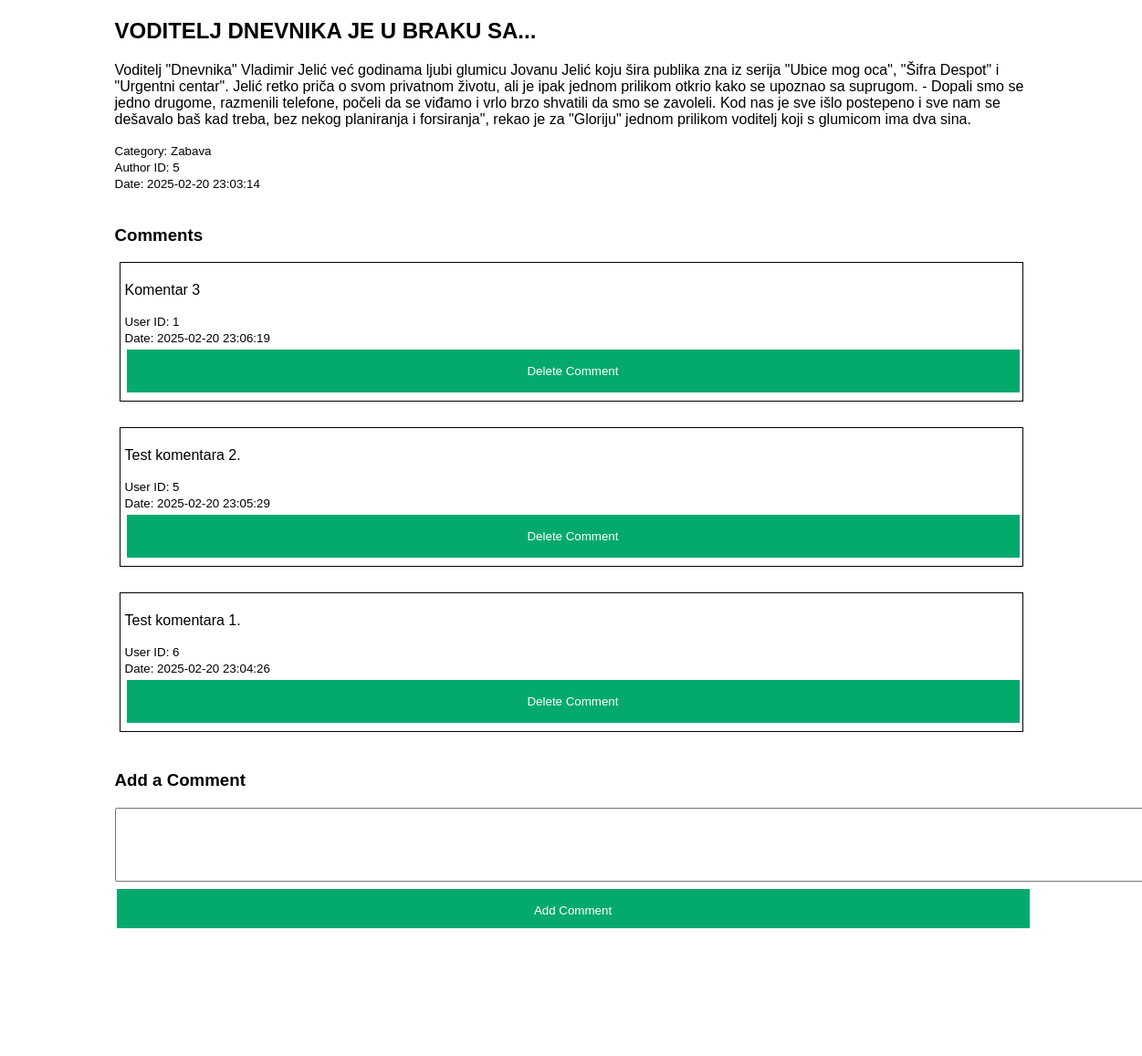
The app's page /pages/viewNews.php?id=11 (signed in) with its own data.
### tables this page shows
CREATE TABLE IF NOT EXISTS `news` (
  `id` int NOT NULL AUTO_INCREMENT,
  `title` varchar(255) NOT NULL,
  `content` text NOT NULL,
  `date` datetime DEFAULT CURRENT_TIMESTAMP,
  `category` varchar(100) NOT NULL,
  `author_id` int DEFAULT NULL,
  PRIMARY KEY (`id`),
  KEY `autor_id` (`author_id`)
);

CREATE TABLE IF NOT EXISTS `comment` (
  `id` int NOT NULL AUTO_INCREMENT,
  `content` text NOT NULL,
  `date` datetime DEFAULT CURRENT_TIMESTAMP,
  `user_id` int DEFAULT NULL,
  `news_id` int DEFAULT NULL,
  PRIMARY KEY (`id`),
  KEY `korisnik_id` (`user_id`),
  KEY `vest_id` (`news_id`)
);

### classes/News.class.php (called while the page is built, shortened)
<?php
    class News {
        private $conn;
        public function __construct($conn, $id, $title, $content, $category, $author_id) {
            $this->conn = $conn;
        }
        public function getNewsById($id) {
            $sql = "SELECT * FROM news WHERE id = ?";
            $stmt = $this->conn->prepare($sql);
            $stmt->bind_param("i", $id);
            $stmt->execute();
            $result = $stmt->get_result();
            if ($result->num_rows > 0) {
                return $result->fetch_assoc();
            } else {
                echo "News not found!";
                return null;
            }
        }
    }
?>

### pages/viewNews.php (the view, shortened to what this page needs)
<?php
    include "../config/Connection.php";
    include "../classes/News.class.php";
    include "../classes/Comment.class.php";
    if (isset($_GET['id'])) {
        $id = $_GET['id'];
        $newsObj = new News($conn, "", "", "", "", "");
        $news = $newsObj->getNewsById($id);
    } else {
        echo "News ID not provided!";
        exit;
    }
?>
<!DOCTYPE html>
<html>
    <head>
        <link href="../assets/style.css" type="text/css" rel="stylesheet">
    </head>
    <body>
        <h2><?php echo $news['title']; ?></h2>
        <p><?php echo $news['content']; ?></p>
        <small>Category: <?php echo $news['category']; ?></small><br>
        <small>Author ID: <?php echo $news['author_id']; ?></small><br>
        <small>Date: <?php echo $news['date']; ?></small>
        <br><br>
        <h3>Comments</h3>
        <?php
            $sql = "SELECT * FROM comment WHERE news_id = ? ORDER BY date DESC";
            $stmt = $conn->prepare($sql);
            $stmt->bind_param("i", $id);
            $stmt->execute();
            $result = $stmt->get_result();
            if ($result->num_rows > 0) {
                while ($row = $result->fetch_assoc()) {
                    echo "<div class='comment'>";
                    echo "<p>" . $row['content'] . "</p>";
                    echo "<small>User ID: " . $row['user_id'] . "</small><br>";
                    echo "<small>Date: " . $row['date'] . "</small><br>";
                    if (isset($_SESSION['status']) && ($_SESSION['status'] == 4 || $_SESSION['id'] == $row['user_id'])) {
                        echo "
                        <form method='post'>
                            <input type='hidden' name='comment_id' value='" . $row['id'] . "'>
                            <input type='submit' name='delComment' value='Delete Comment'>
                        </form>";
                    }
                    echo "</div><br>";
                }
            } else {
                echo "<p>No comments to display!</p>";
            }
            if (isset($_SESSION['status'])) {
                echo "
                <h3>Add a Comment</h3>
                <form method='post'>
                    <textarea name='content' rows='5' cols='140' required></textarea><br>
                    <input type='submit' name='addComment' value='Add Comment'>
                </form>";
            }
        ?>
        <br>
        <form action="viewNews.php" method="POST"><br>
            <label for="back">Back to News List</label><br>
            <input type="submit" name="back" value="Back"><br><br>
        </form>
    </body>
</html>

### assets/style.css (style rules this page uses)
body { width: 1000px; margin: 20px auto; font-family: Arial, Helvetica, sans-serif; }
input[type=submit] { width: 100%; background-color: #04AA6D; border: none; color: white; padding: 16px 32px; text-decoration: none; margin: 4px 2px; cursor: pointer; }
.comment { padding: 5px; margin: 5px; border: 1px solid black; }

### records on screen
news: title "VODITELJ DNEVNIKA JE U BRAKU SA...", content "Voditelj \"Dnevnika\" Vladimir Jelić već godinama ljubi glumicu Jovanu Jelić koju šira publika zna iz serija \"Ubice mog oca\", \"Šifra Despot\" i \"Urgentni centar\". Jelić retko priča o svom privatnom životu, ali je ipak jednom prilikom otkrio kako se upoznao sa suprugom. - Dopali smo se jedno drugome, razmenili telefone, počeli da se viđamo i vrlo brzo shvatili da smo se zavoleli. Kod nas je sve išlo postepeno i sve nam se dešavalo baš kad treba, bez nekog planiranja i forsiranja\", rekao je za \"Gloriju\" jednom prilikom voditelj koji s glumicom ima dva sina.", category "Zabava", author "5", date "2025-02-20 23:03:14"
comment: content "Komentar 3", user "1", date "2025-02-20 23:06:19"
comment: content "Test komentara 2.", user "5", date "2025-02-20 23:05:29"
comment: content "Test komentara 1.", user "6", date "2025-02-20 23:04:26"
